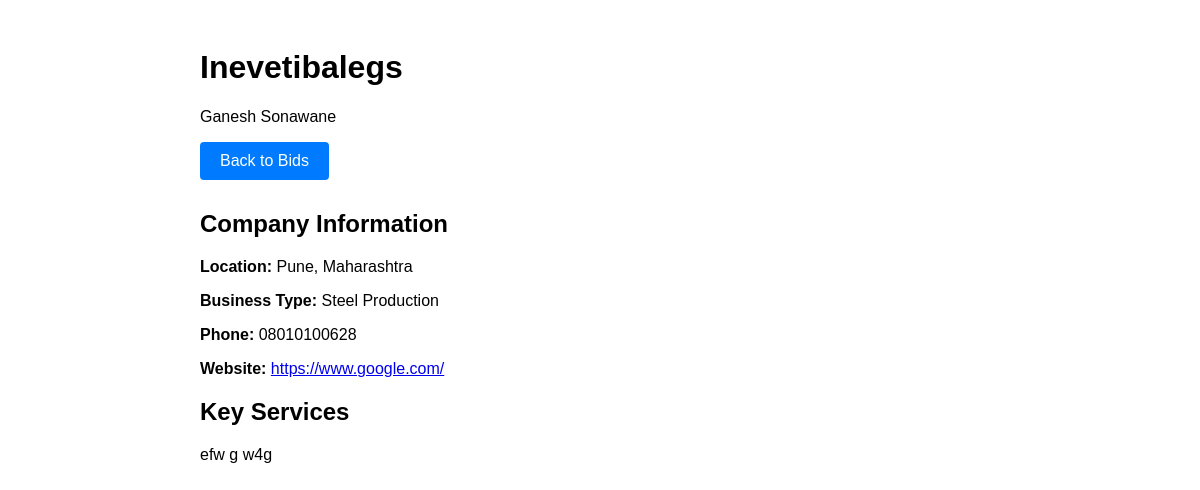
Screenshot of /manufacturer/supplier-profile/2/?quote_id=7 (signed in) with the database file from the repository.
### supplier/models.py (models this page shows, shortened)
class Supplier(models.Model):
    user = models.OneToOneField(User, on_delete=models.CASCADE)
    first_name = models.CharField(max_length=100)
    last_name = models.CharField(max_length=100)
    company_name = models.CharField(max_length=200)
    city = models.CharField(max_length=100)
    state = models.CharField(max_length=100)
    business_type = models.CharField(max_length=100)
    website = models.URLField(blank=True)
    phone_number = models.CharField(max_length=20)
    key_services = models.TextField()
    wallet_address = models.CharField(max_length=42, blank=True, null=True)

### manufacturer/views.py (the view)
# urls.py: path('supplier-profile/<int:supplier_id>/', views.view_supplier_profile, name='view_supplier_profile'),
def view_supplier_profile(request, supplier_id):
    if not request.user.is_authenticated:
        return redirect('manufacturer_login')
    try:
        manufacturer = Manufacturer.objects.get(user=request.user)
        supplier = Supplier.objects.get(id=supplier_id)
        quote_id = request.GET.get('quote_id')  # Get from URL parameter
        return render(request, 'manufacturer/supplier_profile.html', {
            'supplier': supplier,
            'manufacturer': manufacturer,
            'quote_id': quote_id
        })
    except Supplier.DoesNotExist:
        messages.error(request, "Supplier not found")
        return redirect('manufacturer_dashboard')

### manufacturer/templates/manufacturer/supplier_profile.html (shortened to what this page needs)
<!DOCTYPE html>
<html>
<head>
</head>
<body>
    <div class="profile-container">
        <div class="profile-header">
            <h1>{{ supplier.company_name }}</h1>
            <p>{{ supplier.first_name }} {{ supplier.last_name }}</p>
            <a href="{% url 'view_quote_bids' quote_id %}" class="back-btn">Back to Bids</a>
        </div>
        <div class="profile-info">
            <h2>Company Information</h2>
            <p><strong>Location:</strong> {{ supplier.city }}, {{ supplier.state }}</p>
            <p><strong>Business Type:</strong> {{ supplier.business_type }}</p>
            <p><strong>Phone:</strong> {{ supplier.phone_number }}</p>
            {% if supplier.website %}
                <p><strong>Website:</strong> <a href="{{ supplier.website }}" target="_blank">{{ supplier.website }}</a></p>
            {% endif %}
        </div>
        <div class="profile-info">
            <h2>Key Services</h2>
            <p>{{ supplier.key_services }}</p>
        </div>
    </div>
</body>
</html>

### manufacturer/templates/manufacturer/supplier_profile.html (style rules this page uses)
body { font-family: Arial; padding: 20px; }
.profile-container { max-width: 800px; margin: 0 auto; }
.profile-header { margin-bottom: 30px; }
.profile-info { margin-bottom: 20px; }
.back-btn { display: inline-block; padding: 10px 20px; background: #007bff; color: white; text-decoration: none; border-radius: 4px; }

### rows the page displays
Supplier: company_name "Inevetibalegs", first_name "Ganesh", last_name "Sonawane", city "Pune", state "Maharashtra", business_type "Steel Production", phone_number "08010100628", website "https://www.google.com/", key_services "efw g w4g"
